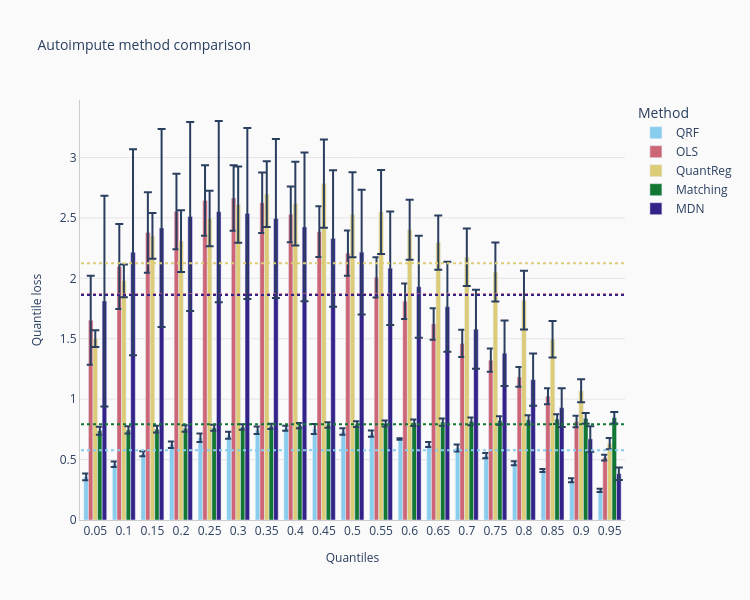

Notebook source saved alongside this figure:
### Markdown cell above
## Comparing method performance

The method comparison plot below shows how different imputation methods performed across various quantiles. Lower quantile loss values indicate better performance.

### Code cell
from microimpute.visualizations.comparison_plots import method_comparison_results

comparison_viz = method_comparison_results(
    data=autoimpute_results.cv_results,
    metric="quantile_loss",
    data_format="wide",
)
fig = comparison_viz.plot(
    title="Autoimpute method comparison",
    show_mean=True,
)
fig.show()

### Figure 1 — Plotly figure (JSON) as saved in the notebook; plotly's stock layout.template omitted (floating-point values rounded to 4 significant figures)
{"data": [{"alignmentgroup": "True", "error_y": {"array": [0.02795, 0.02334, 0.02039, 0.02663, 0.03571, 0.02902, 0.03156, 0.02148, 0.04211, 0.02732, 0.02535, 0.006601, 0.02018, 0.02922, 0.02131, 0.016, 0.01297, 0.01584, 0.014]}, "hovertemplate": "Method=QRF<br>Quantiles=%{x}<br>Quantile loss=%{y}<extra></extra>", "legendgroup": "QRF", "marker": {"color": "#88CCEE", "pattern": {"shape": ""}}, "name": "QRF", "offsetgroup": "QRF", "orientation": "v", "showlegend": true, "textposition": "auto", "type": "bar", "x": ["0.05", "0.1", "0.15", "0.2", "0.25", "0.3", "0.35", "0.4", "0.45", "0.5", "0.55", "0.6", "0.65", "0.7", "0.75", "0.8", "0.85", "0.9", "0.95"], "xaxis": "x", "y": [0.3575, 0.4612, 0.5483, 0.6234, 0.6803, 0.7008, 0.7428, 0.7594, 0.7528, 0.7328, 0.7144, 0.6702, 0.6253, 0.596, 0.5331, 0.4701, 0.4097, 0.3287, 0.2454], "yaxis": "y"}, {"alignmentgroup": "True", "error_y": {"array": [0.3683, 0.3519, 0.3323, 0.3119, 0.2916, 0.2712, 0.2509, 0.2304, 0.2098, 0.1879, 0.1666, 0.1471, 0.1306, 0.1129, 0.09672, 0.0816, 0.06638, 0.04764, 0.0238]}, "hovertemplate": "Method=OLS<br>Quantiles=%{x}<br>Quantile loss=%{y}<extra></extra>", "legendgroup": "OLS", "marker": {"color": "#CC6677", "pattern": {"shape": ""}}, "name": "OLS", "offsetgroup": "OLS", "orientation": "v", "showlegend": true, "textposition": "auto", "type": "bar", "x": ["0.05", "0.1", "0.15", "0.2", "0.25", "0.3", "0.35", "0.4", "0.45", "0.5", "0.55", "0.6", "0.65", "0.7", "0.75", "0.8", "0.85", "0.9", "0.95"], "xaxis": "x", "y": [1.653, 2.099, 2.379, 2.553, 2.644, 2.665, 2.625, 2.529, 2.386, 2.208, 2.009, 1.809, 1.623, 1.461, 1.323, 1.184, 1.024, 0.8151, 0.5162], "yaxis": "y"}, {"alignmentgroup": "True", "error_y": {"array": [0.06879, 0.135, 0.19, 0.2549, 0.2291, 0.3149, 0.2726, 0.347, 0.3657, 0.3512, 0.3479, 0.2483, 0.2239, 0.2377, 0.2441, 0.2435, 0.1519, 0.09488, 0.04616]}, "hovertemplate": "Method=QuantReg<br>Quantiles=%{x}<br>Quantile loss=%{y}<extra></extra>", "legendgroup": "QuantReg", "marker": {"color": "#DDCC77", "pattern": {"shape": ""}}, "name": "QuantReg", "offsetgroup": "QuantReg", "orientation": "v", "showlegend": true, "textposition": "auto", "type": "bar", "x": ["0.05", "0.1", "0.15", "0.2", "0.25", "0.3", "0.35", "0.4", "0.45", "0.5", "0.55", "0.6", "0.65", "0.7", "0.75", "0.8", "0.85", "0.9", "0.95"], "xaxis": "x", "y": [1.501, 1.979, 2.351, 2.308, 2.495, 2.61, 2.697, 2.619, 2.784, 2.526, 2.548, 2.403, 2.296, 2.175, 2.052, 1.82, 1.496, 1.069, 0.6325], "yaxis": "y"}, {"alignmentgroup": "True", "error_y": {"array": [0.03299, 0.03041, 0.02806, 0.02602, 0.02436, 0.02316, 0.0225, 0.02243, 0.02295, 0.02402, 0.02558, 0.02753, 0.02981, 0.03234, 0.03508, 0.03796, 0.04098, 0.04409, 0.04728]}, "hovertemplate": "Method=Matching<br>Quantiles=%{x}<br>Quantile loss=%{y}<extra></extra>", "legendgroup": "Matching", "marker": {"color": "#117733", "pattern": {"shape": ""}}, "name": "Matching", "offsetgroup": "Matching", "orientation": "v", "showlegend": true, "textposition": "auto", "type": "bar", "x": ["0.05", "0.1", "0.15", "0.2", "0.25", "0.3", "0.35", "0.4", "0.45", "0.5", "0.55", "0.6", "0.65", "0.7", "0.75", "0.8", "0.85", "0.9", "0.95"], "xaxis": "x", "y": [0.7393, 0.7453, 0.7512, 0.7572, 0.7631, 0.7691, 0.775, 0.781, 0.7869, 0.7929, 0.7988, 0.8048, 0.8107, 0.8167, 0.8227, 0.8286, 0.8346, 0.8405, 0.8465], "yaxis": "y"}, {"alignmentgroup": "True", "error_y": {"array": [0.8724, 0.8523, 0.82, 0.7815, 0.7504, 0.7078, 0.6577, 0.6153, 0.5651, 0.5162, 0.4699, 0.4214, 0.3726, 0.3263, 0.2714, 0.2158, 0.1603, 0.106, 0.05198]}, "hovertemplate": "Method=MDN<br>Quantiles=%{x}<br>Quantile loss=%{y}<extra></extra>", "legendgroup": "MDN", "marker": {"color": "#332288", "pattern": {"shape": ""}}, "name": "MDN", "offsetgroup": "MDN", "orientation": "v", "showlegend": true, "textposition": "auto", "type": "bar", "x": ["0.05", "0.1", "0.15", "0.2", "0.25", "0.3", "0.35", "0.4", "0.45", "0.5", "0.55", "0.6", "0.65", "0.7", "0.75", "0.8", "0.85", "0.9", "0.95"], "xaxis": "x", "y": [1.811, 2.215, 2.417, 2.512, 2.552, 2.536, 2.495, 2.426, 2.329, 2.217, 2.083, 1.93, 1.765, 1.579, 1.38, 1.161, 0.9292, 0.6707, 0.3835], "yaxis": "y"}], "layout": {"barmode": "group", "height": 600, "legend": {"title": {"text": "Method"}, "tracegroupgap": 0}, "paper_bgcolor": "#FAFAFA", "plot_bgcolor": "#FAFAFA", "shapes": [{"line": {"color": "#88CCEE", "dash": "dot", "width": 2}, "name": "QRF Mean", "type": "line", "x0": -0.5, "x1": 18.5, "y0": 0.5764, "y1": 0.5764}, {"line": {"color": "#CC6677", "dash": "dot", "width": 2}, "name": "OLS Mean", "type": "line", "x0": -0.5, "x1": 18.5, "y0": 1.869, "y1": 1.869}, {"line": {"color": "#DDCC77", "dash": "dot", "width": 2}, "name": "QuantReg Mean", "type": "line", "x0": -0.5, "x1": 18.5, "y0": 2.124, "y1": 2.124}, {"line": {"color": "#117733", "dash": "dot", "width": 2}, "name": "Matching Mean", "type": "line", "x0": -0.5, "x1": 18.5, "y0": 0.7929, "y1": 0.7929}, {"line": {"color": "#332288", "dash": "dot", "width": 2}, "name": "MDN Mean", "type": "line", "x0": -0.5, "x1": 18.5, "y0": 1.863, "y1": 1.863}], "title": {"font": {"size": 14}, "text": "Autoimpute method comparison"}, "width": 750, "xaxis": {"anchor": "y", "domain": [0, 1], "gridcolor": "#E5E5E5", "gridwidth": 1, "linecolor": "#CCCCCC", "showgrid": false, "showline": true, "title": {"font": {"size": 12}, "text": "Quantiles"}, "zeroline": false}, "yaxis": {"anchor": "x", "domain": [0, 1], "gridcolor": "#E5E5E5", "gridwidth": 1, "linecolor": "#CCCCCC", "showgrid": true, "showline": true, "title": {"font": {"size": 12}, "text": "Quantile loss"}, "zeroline": false}}}
